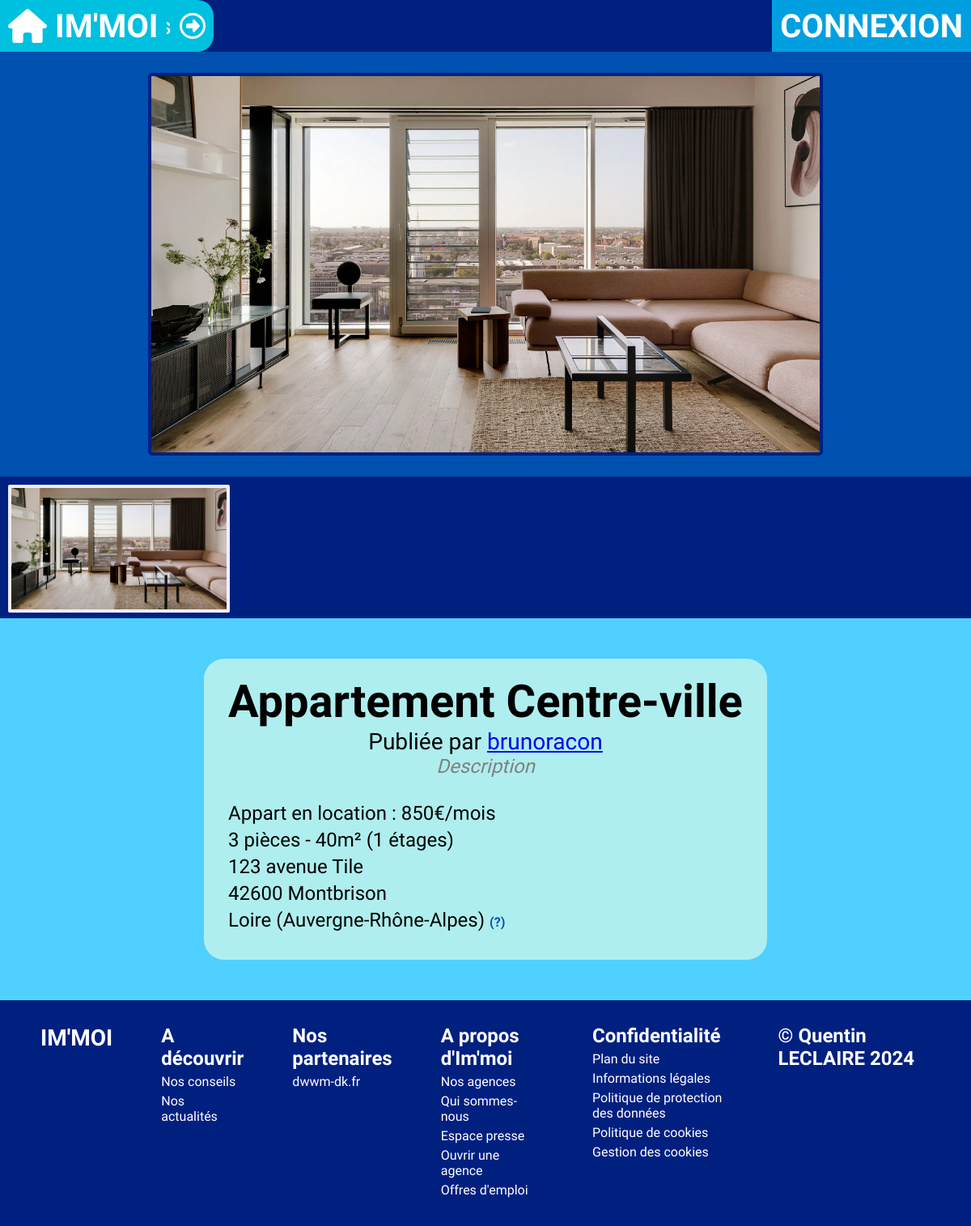
/offres/2, run on the app's committed database.
### tables this page shows
CREATE TABLE IF NOT EXISTS `photo` (
  `idPhoto` int NOT NULL AUTO_INCREMENT,
  `nom` varchar(128) NOT NULL,
  `couverture` tinyint(1) DEFAULT NULL,
  `idBien` int NOT NULL,
  PRIMARY KEY (`idPhoto`),
  KEY `FK_BIEN` (`idBien`)
);

CREATE TABLE IF NOT EXISTS `bien` (
  `idBien` int NOT NULL AUTO_INCREMENT,
  `nom` varchar(60) NOT NULL,
  `description` text,
  `prixLocation` float DEFAULT NULL,
  `prixVente` float DEFAULT NULL,
  `categorie` varchar(20) DEFAULT NULL,
  `nbPieces` int NOT NULL,
  `nbEtages` int DEFAULT NULL,
  `surface` int NOT NULL,
  `numAppart` int DEFAULT NULL,
  `idUtilisateur` int NOT NULL,
  `idAdresse` int NOT NULL,
  PRIMARY KEY (`idBien`),
  KEY `FK_ADRESSE` (`idAdresse`),
  KEY `FK_UTILISATEUR` (`idUtilisateur`)
);

CREATE TABLE IF NOT EXISTS `utilisateur` (
  `idUtilisateur` int NOT NULL AUTO_INCREMENT,
  `username` varchar(32) NOT NULL,
  `password` varchar(64) NOT NULL,
  `nom` varchar(40) DEFAULT NULL,
  `prenom` varchar(40) DEFAULT NULL,
  `telephone` varchar(20) DEFAULT NULL,
  `email` varchar(80) NOT NULL,
  `idAdresse` int DEFAULT NULL,
  `estAgent` tinyint(1) DEFAULT NULL,
  `agence` int DEFAULT NULL,
  PRIMARY KEY (`idUtilisateur`),
  KEY `FK_ADRESSE` (`idAdresse`)
);

CREATE TABLE IF NOT EXISTS `adresse` (
  `idAdresse` int NOT NULL AUTO_INCREMENT,
  `nomVoie` text NOT NULL,
  `zipcode` varchar(10) NOT NULL,
  `localite` varchar(60) NOT NULL,
  PRIMARY KEY (`idAdresse`)
);

### Controller/PhotoController.php (called while the page is built, shortened)
<?php
class PhotoController{
    private $photoManager;
    public function __construct() {
        require_once "Models/managers/PhotoManager.php";
        $this->photoManager = new PhotoManager;
        $this->photoManager->chargementPhotolist();
    }
    public function getPhotosByBien($id)
    {
        return $this->photoManager->getPhotosFromBien($id);
    }
}

### Models/Model.class.php (called while the page is built, shortened)
<?php
abstract class BDConnexion{
    private static $pdo;
    private static function setBDD(){
        self::$pdo = new PDO('mysql:host=localhost;dbname=immoi;port=3308;charset=utf8', 'root', '');
        self::$pdo->setAttribute(PDO::ATTR_ERRMODE, PDO::ERRMODE_WARNING);
    }
    protected function getBDD(){
        return self::$pdo;
    }
}

### Models/managers/PhotoManager.php (called while the page is built, shortened)
<?php
require_once "Models/data/Photo.class.php";
require_once "Models/Model.class.php";
class PhotoManager extends BDConnexion{
    private $photolist = [];
    public function ajoutPhoto($photo){
        $this->photolist[] = $photo;
    }
    public function chargementPhotolist(){
        $req = $this->getBDD()->prepare('SELECT * FROM photo');
        $req->execute();
        $listePhoto = $req->fetchAll(PDO::FETCH_ASSOC);
        foreach($listePhoto as $value){
            $photo = new Photo($value['idPhoto'], $value['nom'], $value['idBien'], $value['couverture']);
        }
    }
    public function getPhotosFromBien($id){
        $listePhotos = [];
        if (isset($this->photolist)) {
            for ($i = 0; $i < count($this->photolist); $i++) {
                if ($this->photolist[$i]->getBien() == $id) {
                    $listePhotos[] = $this->photolist[$i];
                }
            }
        }
        return $listePhotos;
    }
}

### Models/managers/BienManager.php (called while the page is built, shortened)
<?php
require_once "Models/data/Bien.class.php";
require_once "Models/Model.class.php";
class BienManager extends BDConnexion{
    private $bienlist = [];
    public function ajoutBien($bien){
        $this->bienlist[] = $bien;
    }
    public function chargementBienlist(){
        $req = $this->getBDD()->prepare('SELECT * FROM bien');
        $req->execute();
        $listeBien = $req->fetchAll(PDO::FETCH_ASSOC);
    }
    public function getBienById($id)
    {
        for ($i = 0; $i < count($this->bienlist); $i++) {
            if ($this->bienlist[$i]->getId() == $id) {
                return $this->bienlist[$i];
            }
        }
    }
}

### Models/data/Bien.class.php (called while the page is built, shortened)
<?php
class Bien{
    public function getId()                 {return $this->idBien;}
    public function getNom()                {return $this->nom;}
    public function getDescription()        {return $this->description;}
    public function getPrixLoc()            {return $this->prixLocation;}
    public function getCategorie()          {return $this->categorie;}
    public function getNbPieces()           {return $this->nbPieces;}
    public function getNbEtages()           {return $this->nbEtages;}
    public function getSurface()            {return $this->surface;}
    public function getUtilisateur()        {return $this->idUtilisateur;}
    public function getAdresse()            {return $this->idAdresse;}
}

### Models/data/Photo.class.php (called while the page is built, shortened)
<?php
class Photo{
    public function getNom()             {return $this->nom;}
    public function getBien()            {return $this->idBien;}
    public function getCouverture()      {return $this->couverture;}
}

### Controller/utilisateurController.php (called while the page is built, shortened)
<?php
class UtilisateurController
{
    private $utilisateurManager;
    public function __construct()
    {
        require_once "Models/managers/UtilisateurManager.php";
        $this->utilisateurManager = new UtilisateurManager;
        $this->utilisateurManager->chargementUserlist();
    }
    public function getManager()
    {
        return $this->utilisateurManager;
    }
}

### Models/managers/UtilisateurManager.php (called while the page is built, shortened)
<?php
require_once "Models/data/Utilisateur.class.php";
require_once "Models/Model.class.php";
class UtilisateurManager extends BDConnexion
{
    private $userlist = [];
    public function ajoutUtilisateur($utilisateur)
    {
        $this->userlist[] = $utilisateur;
    }
    public function chargementUserlist()
    {
        $req = $this->getBDD()->prepare('SELECT * FROM utilisateur');
        $req->execute();
        $listeUtilisateur = $req->fetchAll(PDO::FETCH_ASSOC);
        foreach ($listeUtilisateur as $value) {
            $user = new Utilisateur($value['idUtilisateur'], $value['username'], $value['password'], $value['nom'], $value['prenom'], $value['telephone'], $value['email'], $value['idAdresse'], $value['estAgent'], $value['agence']);
        }
    }
    public function getUserById($id)
    {
        for ($i = 0; $i < count($this->userlist); $i++) {
            if ($this->userlist[$i]->getId() == $id) {
                return $this->userlist[$i];
            }
        }
    }
}

### Models/data/Utilisateur.class.php (called while the page is built, shortened)
<?php
class Utilisateur{
    public function getId()               {return $this->idUtilisateur;}
    public function getUsername()         {return $this->username;}
}

### Controller/adresseController.php (called while the page is built, shortened)
<?php
class AdresseController{
    private $adresseManager;
    public function __construct() {
        require_once "Models/managers/AdresseManager.php";
        $this->adresseManager = new AdresseManager;
        $this->adresseManager->chargementAdresselist();
    }
    public function getManager()
    {
        return $this->adresseManager;
    }
}

### Models/managers/AdresseManager.php (called while the page is built, shortened)
<?php
require_once "Models/data/Adresse.class.php";
require_once "Models/Model.class.php";
class AdresseManager extends BDConnexion
{
    private $adresselist = [];
    public function ajoutAdresse($adresse)
    {
        $this->adresselist[] = $adresse;
    }
    public function getAdresseById($id)
    {
        for ($i = 0; $i < count($this->adresselist); $i++) {
            if ($this->adresselist[$i]->getId() == $id) {
                return $this->adresselist[$i];
            }
        }
    }
    public function chargementAdresselist()
    {
        $req = $this->getBDD()->prepare('SELECT * FROM adresse');
        $req->execute();
        $listeAdresse = $req->fetchAll(PDO::FETCH_ASSOC);
        foreach ($listeAdresse as $value) {
            $adresse = new Adresse($value['idAdresse'], $value['nomVoie'], $value['zipcode'], $value['localite']);
        }
    }
}

### Models/data/Adresse.class.php (called while the page is built, shortened)
<?php
class Adresse{
    public function getId()              {return $this->idAdresse;}
    public function getNomVoie()         {return $this->nomVoie;}
    public function getZipcode()         {return $this->zipcode;}
    public function getLocalite()        {return $this->localite;}
}

### departement.php (called while the page is built, shortened)
<?php
function get_region_departement($cp)
{
    $cp = trim($cp);
    $num = substr($cp, 0, 2);
    if (isset($tab[$num])) {
        return $tab[$num];
    } else {
        return false;
    }
}

### Views/BD/bien.view.php (the view, shortened to what this page needs)
<?php ob_start();
require_once "Controller/utilisateurController.php";
$utilisateurController = new UtilisateurController;
require_once "Controller/adresseController.php";
$adresseController = new AdresseController;
require_once "Controller/photoController.php";
$photoController = new PhotoController;
require "departement.php";
$listephotos = $photoController->getPhotosByBien($bien->getId());
$adresseBien = $adresseController->getManager()->getAdresseById($bien->getAdresse());
?>
<section class="content">
    <div class="bienoverview">
        <div class="gallery">
            <div class="displaycontainer">
                <?php if (empty($listephotos)) : ?>
                    <img src="/public/img/default.jpg" alt="" class="displayedimage">
                    <?php else :
                    foreach ($listephotos as $photo) :
                        if ($photo->getCouverture()) : ?>
                            <img src="/public/img/photos/<?= $photo->getNom(); ?>" alt="" class="displayedimage">
                <?php endif;
                    endforeach;
                endif; ?>
            </div>
            <div class="imagelist">
                <?php if (empty($listephotos)) : ?>
                    <img src="/public/img/default.jpg" alt="" class="thumbimage active">
                    <?php else :
                    foreach ($listephotos as $photo) : ?>
                        <img src="/public/img/photos/<?= $photo->getNom(); ?>" alt="" class="thumbimage <?= ($photo->getCouverture()) ? "active" : "" ?>">
                <?php endforeach;
                endif; ?>
            </div>
        </div>
        <div class="details">
            <h2><?= $bien->getNom(); ?></h2>
            <h3>Publiée par <a href="/profil/<?= $bien->getUtilisateur() ?>"><?= $utilisateurController->getManager()->getUserById($bien->getUtilisateur())->getUsername(); ?></a></h3>
            <h4><?= $bien->getDescription() ?></h4>
            <p class="infosbien">
            <p><?= ucwords($bien->getCategorie()) ?>
                <?= ($bien->getPrixLoc()) ? " en location : " . $bien->getPrixLoc() . "€/mois" : null; ?>
                <?= ($bien->getPrixVente()) ? " en vente : " . $bien->getPrixVente() . "€" : null; ?></p>
            <p><?= $bien->getNbPieces() . " pièces - " . $bien->getSurface() . "m²" ?>
                <?= ($bien->getNbEtages() != 0) ? "(" . $bien->getNbEtages() . " étages)" : null; ?></p>
            <p><?= ($bien->getCategorie() == "appartement") ? "Appartement n°" . $bien->getNumAppart() . " - " : null ?>
                <?= $adresseBien->getNomVoie() ?></p>
            <p><?= $adresseBien->getZipcode() . " " . $adresseBien->getLocalite(); ?></p>
            <p><?= get_region_departement($adresseBien->getZipcode())['departement'] . " (" . get_region_departement($adresseBien->getZipcode())['region'] . ")"; ?> <span title="Detecté automatiquement à partir du code postal entré par l'auteur de cette annonce." class="conseil">(?)</span></p>
            </p>
        </div>
    </div>
</section>
<?php
require "Views/template.php";

### public/css/style.css (style rules this page uses)
:root { --main-blue: #0050B0; --light-blue: #00A0E0; --lighter-blue: #00C0E0; --lightest-blue: #50D0FF; --dark-blue: #002080; --darker-blue: #001050; }
* { padding: 0; margin: 0; box-sizing: border-box; font-family: 'Gabarito', sans-serif; }
body { min-height: 100vh; position: relative; }
.content { position: relative; margin-top: 64px; min-height: calc(100vh - 78px); height: fit-content; width: 100%; display: flex; flex-direction: column; }
.bienoverview { width: 100%; display: flex; flex-direction: column; align-items: center; background-color: var(--lightest-blue); }
.bienoverview .gallery { display: flex; flex-direction: column; background-color: var(--main-blue); height: 700px; width: 100%; }
.bienoverview .gallery .displaycontainer { display: flex; justify-content: center; align-items: center; height: 75%; width: 100%; }
.bienoverview .gallery .displaycontainer .displayedimage { max-height: 90%; max-width: 90%; object-fit: contain; background-color: var(--dark-blue); border: solid 4px var(--dark-blue); border-radius: 5px; }
.bienoverview .gallery .imagelist { height: 25%; min-width: 100%; overflow-x: scroll; overflow-y: hidden; white-space: nowrap; background-color: var(--dark-blue); }
.bienoverview .gallery .imagelist .thumbimage { margin: 10px 10px; height: 90%; min-width: 10%; cursor: pointer; object-fit: cover; }
.bienoverview .gallery .imagelist .thumbimage.active { border: solid #EEEEFF 4px; border-radius: 2px; }
.bienoverview .details { margin: 50px 0; background-color: paleturquoise; border-radius: 25px; padding: 30px; padding-top: 20px; font-size: 24px; }
.bienoverview .details h2 { text-align: center; font-size: 56px; }
.bienoverview .details h3 { text-align: center; font-weight: normal; }
.bienoverview .details h4 { color: gray; font-style: italic; font-weight: normal; text-align: center; }
.bienoverview .details .infosbien { margin-top: 20px; }
.bienoverview .details p { padding-top: 5px; }
.conseil { user-select: none; font-size: 16px; color: var(--main-blue); font-weight: bold; }

### data on the page
photo: nom (picture)
bien: nom "Appartement Centre-ville", idUtilisateur.username "brunoracon", description "Description", categorie "Appart", prixLocation "850", nbPieces "3", surface "40", nbEtages "1"
adresse: nomVoie "123 avenue Tile", zipcode "42600", localite "Montbrison", zipcode "Loire", zipcode "Auvergne-Rhône-Alpes"
